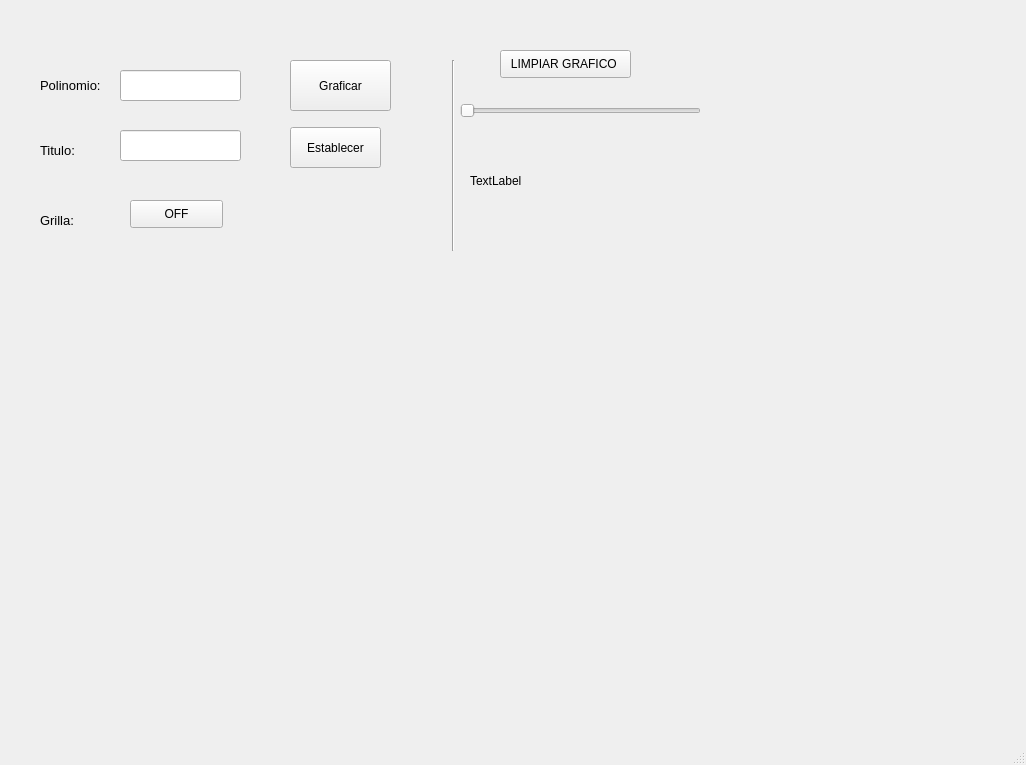
<?xml version="1.0" encoding="UTF-8"?>
<ui version="4.0">
 <class>MainWindow</class>
 <widget class="QMainWindow" name="MainWindow">
  <property name="geometry">
   <rect>
    <x>0</x>
    <y>0</y>
    <width>1026</width>
    <height>765</height>
   </rect>
  </property>
  <property name="windowTitle">
   <string>MainWindow</string>
  </property>
  <property name="styleSheet">
   <string notr="true"/>
  </property>
  <widget class="QWidget" name="centralwidget">
   <widget class="QLabel" name="label">
    <property name="geometry">
     <rect>
      <x>40</x>
      <y>60</y>
      <width>81</width>
      <height>51</height>
     </rect>
    </property>
    <property name="font">
     <font>
      <pointsize>10</pointsize>
     </font>
    </property>
    <property name="text">
     <string>Polinomio:</string>
    </property>
   </widget>
   <widget class="QLineEdit" name="lineEdit">
    <property name="geometry">
     <rect>
      <x>120</x>
      <y>70</y>
      <width>121</width>
      <height>31</height>
     </rect>
    </property>
   </widget>
   <widget class="QLabel" name="label_2">
    <property name="geometry">
     <rect>
      <x>40</x>
      <y>120</y>
      <width>101</width>
      <height>61</height>
     </rect>
    </property>
    <property name="font">
     <font>
      <pointsize>10</pointsize>
     </font>
    </property>
    <property name="text">
     <string>Titulo:</string>
    </property>
   </widget>
   <widget class="QLineEdit" name="lineEdit_2">
    <property name="geometry">
     <rect>
      <x>120</x>
      <y>130</y>
      <width>121</width>
      <height>31</height>
     </rect>
    </property>
   </widget>
   <widget class="QPushButton" name="pushButton">
    <property name="geometry">
     <rect>
      <x>290</x>
      <y>60</y>
      <width>101</width>
      <height>51</height>
     </rect>
    </property>
    <property name="text">
     <string>Graficar</string>
    </property>
   </widget>
   <widget class="QPushButton" name="pushButton_2">
    <property name="geometry">
     <rect>
      <x>290</x>
      <y>127</y>
      <width>91</width>
      <height>41</height>
     </rect>
    </property>
    <property name="text">
     <string>Establecer</string>
    </property>
   </widget>
   <widget class="QLabel" name="label_3">
    <property name="geometry">
     <rect>
      <x>40</x>
      <y>190</y>
      <width>101</width>
      <height>61</height>
     </rect>
    </property>
    <property name="font">
     <font>
      <pointsize>10</pointsize>
     </font>
    </property>
    <property name="text">
     <string>Grilla:</string>
    </property>
   </widget>
   <widget class="QPushButton" name="pushButton_3">
    <property name="geometry">
     <rect>
      <x>130</x>
      <y>200</y>
      <width>93</width>
      <height>28</height>
     </rect>
    </property>
    <property name="text">
     <string>OFF</string>
    </property>
   </widget>
   <widget class="Line" name="line">
    <property name="geometry">
     <rect>
      <x>433</x>
      <y>60</y>
      <width>41</width>
      <height>191</height>
     </rect>
    </property>
    <property name="font">
     <font>
      <pointsize>10</pointsize>
      <weight>75</weight>
      <bold>true</bold>
     </font>
    </property>
    <property name="styleSheet">
     <string notr="true">color: rgb(0, 0, 0);</string>
    </property>
    <property name="orientation">
     <enum>Qt::Vertical</enum>
    </property>
   </widget>
   <widget class="QWidget" name="verticalLayoutWidget">
    <property name="geometry">
     <rect>
      <x>20</x>
      <y>290</y>
      <width>671</width>
      <height>411</height>
     </rect>
    </property>
    <layout class="QVBoxLayout" name="verticalLayout"/>
   </widget>
   <widget class="QPushButton" name="pushButton_4">
    <property name="geometry">
     <rect>
      <x>500</x>
      <y>50</y>
      <width>131</width>
      <height>28</height>
     </rect>
    </property>
    <property name="text">
     <string>LIMPIAR GRAFICO </string>
    </property>
   </widget>
   <widget class="QSlider" name="horizontalSlider">
    <property name="geometry">
     <rect>
      <x>460</x>
      <y>100</y>
      <width>241</width>
      <height>22</height>
     </rect>
    </property>
    <property name="orientation">
     <enum>Qt::Horizontal</enum>
    </property>
   </widget>
   <widget class="QLabel" name="label_4">
    <property name="geometry">
     <rect>
      <x>470</x>
      <y>150</y>
      <width>131</width>
      <height>61</height>
     </rect>
    </property>
    <property name="text">
     <string>TextLabel</string>
    </property>
   </widget>
  </widget>
  <widget class="QMenuBar" name="menubar">
   <property name="geometry">
    <rect>
     <x>0</x>
     <y>0</y>
     <width>1026</width>
     <height>26</height>
    </rect>
   </property>
  </widget>
  <widget class="QStatusBar" name="statusbar"/>
 </widget>
 <resources>
  <include location="../Archivos/Recursos.qrc"/>
 </resources>
 <connections/>
</ui>
